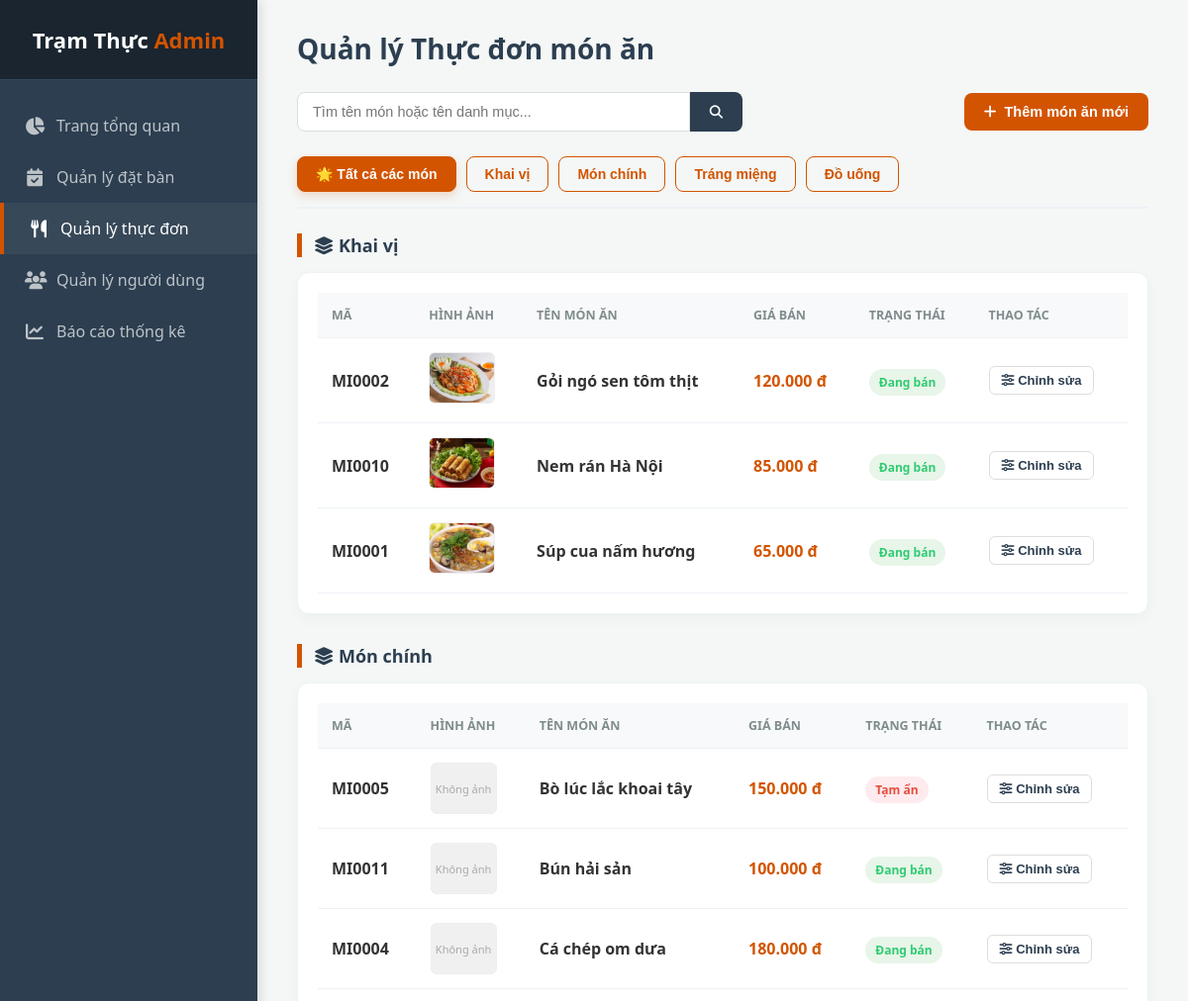
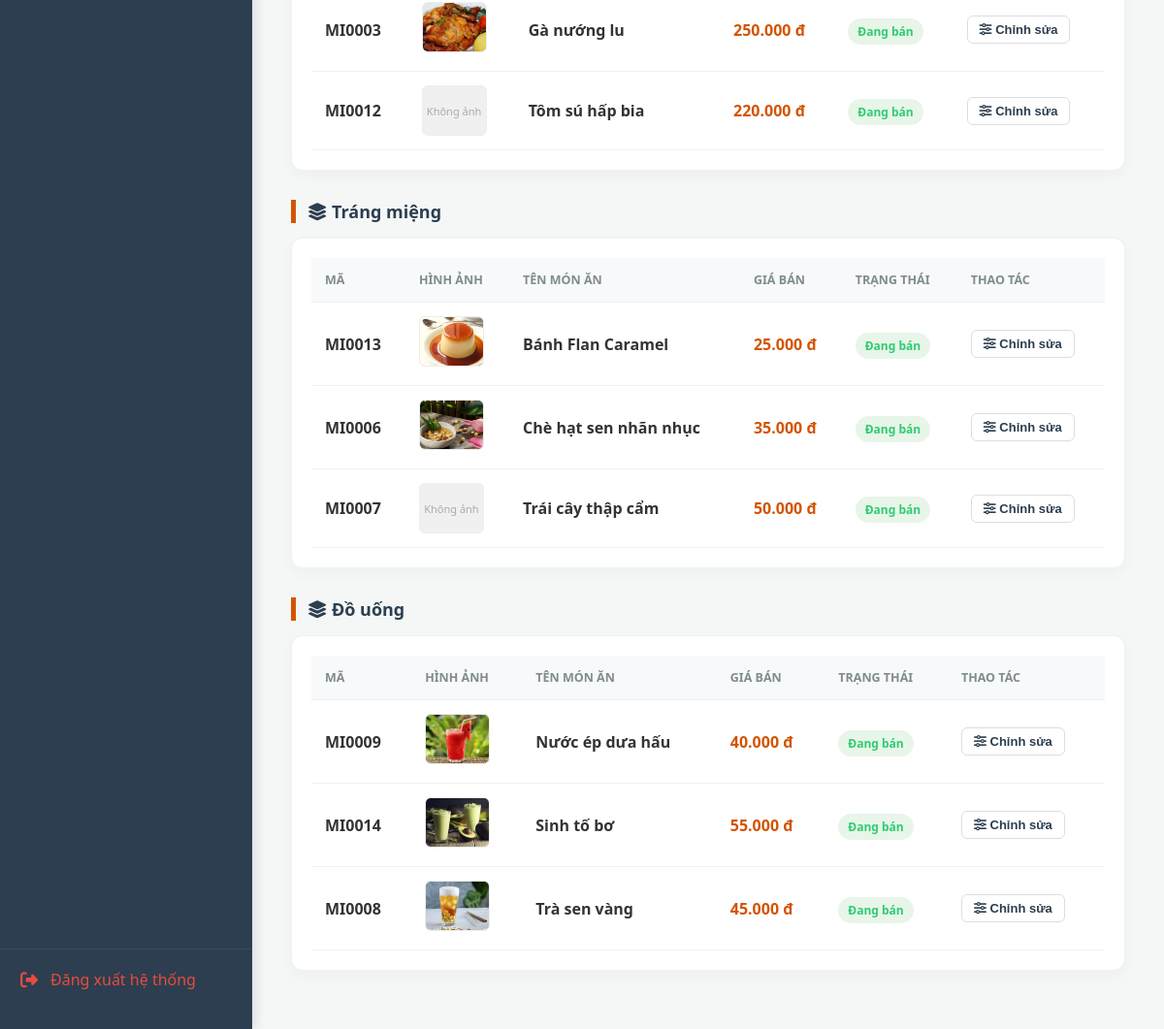
Page /admin_menu.php (signed in) on the committed database (2 pictures, top to bottom).
### tables this page shows
CREATE TABLE `MenuItems` (
  `menuItemId` char(6) NOT NULL,
  `categoryId` char(4) NOT NULL,
  `menuItemName` varchar(100) NOT NULL,
  `image` varchar(255) DEFAULT NULL,
  `price` decimal(10,0) NOT NULL CHECK (`price` > 0),
  `discountPrice` int(11) DEFAULT NULL,
  `description` varchar(500) DEFAULT NULL,
  `menuItemStatus` varchar(15) NOT NULL DEFAULT 'Hiển thị',
  `createDate` datetime NOT NULL DEFAULT current_timestamp(),
  `updateDate` datetime DEFAULT NULL ON UPDATE current_timestamp()
);

### admin_menu.php (the view, shortened to what this page needs)
<?php
require_once 'db.php';
$search_keyword = isset($_GET['search']) ? trim($_GET['search']) : '';
$sqlMenuItems = "
    SELECT m.*, c.categoryName
    FROM MenuItems m
    JOIN MenuCategories c ON m.categoryId = c.categoryId
";
$sqlMenuItems .= " ORDER BY c.categoryId ASC, m.menuItemName ASC";
$stmtMenu = $conn->prepare($sqlMenuItems);
if (!empty($search_keyword)) {
    $stmtMenu->execute([':search' => '%' . $search_keyword . '%']);
} else {
    $stmtMenu->execute();
}
$all_items = $stmtMenu->fetchAll(PDO::FETCH_ASSOC);
$menu_grouped = [];
foreach ($all_items as $item) {
    $cat = $item['categoryName'];
    if (!isset($menu_grouped[$cat])) {
        $menu_grouped[$cat] = [];
    }
    $menu_grouped[$cat][] = $item;
}
function getAdminImage($img) {
    $img = trim($img);
    if (file_exists('images/' . $img)) return 'images/' . $img;
    return '';
}
?>
<!DOCTYPE html>
<html lang="vi">
<head>
    <link rel="stylesheet" href="https://cdnjs.cloudflare.com/ajax/libs/font-awesome/6.4.0/css/all.min.css">
</head>
<body>
    <div class="sidebar">
        <div class="brand">Trạm Thực <span>Admin</span></div>
        <div class="menu">
            <a href="admin_dashboard.php"><i class="fa-solid fa-chart-pie"></i> Trang tổng quan</a>
            <a href="admin_reservations.php"><i class="fa-solid fa-calendar-check"></i> Quản lý đặt bàn</a>
            <a href="admin_menu.php" class="active"><i class="fa-solid fa-utensils"></i> Quản lý thực đơn</a>
            <a href="admin_users.php"><i class="fa-solid fa-users"></i> Quản lý người dùng</a>
            <a href="admin_reports.php"><i class="fa-solid fa-chart-line"></i> Báo cáo thống kê</a>
            <a href="logout.php" class="logout"><i class="fa-solid fa-right-from-bracket"></i> Đăng xuất hệ thống</a>
        </div>
    </div>
    <div class="main-content">
        <div class="header">
            <h2>Quản lý Thực đơn món ăn</h2>
        </div>
        <div class="control-bar">
            <form method="GET" action="admin_menu.php" class="search-form">
                <input type="text" name="search" class="search-input" placeholder="Tìm tên món hoặc tên danh mục..." value="<?= htmlspecialchars($search_keyword) ?>">
                <button type="submit" class="search-btn"><i class="fa-solid fa-magnifying-glass"></i></button>
            </form>
            <button class="btn-add-trigger" onclick="openAddModal()"><i class="fa-solid fa-plus"></i> Thêm món ăn mới</button>
        </div>
        <?php if (count($menu_grouped) > 0): ?>
            <div class="filter-tabs">
                <button class="filter-btn active" data-filter="all">🌟 Tất cả các món</button>
                <?php foreach (array_keys($menu_grouped) as $cat_name): ?>
                    <button class="filter-btn" data-filter="<?= md5($cat_name) ?>">
                        <?= htmlspecialchars($cat_name) ?>
                    </button>
                <?php endforeach; ?>
            </div>
            <?php foreach ($menu_grouped as $cat_name => $items): ?>
                <?php $cat_id = md5($cat_name); ?>
                <div class="category-block" id="<?= $cat_id ?>">
                    <h3 class="category-title"><i class="fa-solid fa-layer-group"></i> <?= htmlspecialchars($cat_name) ?></h3>
                    <div class="table-container">
                        <table>
                            <thead>
                                <tr>
                                    <th>Mã</th>
                                    <th>Hình Ảnh</th>
                                    <th>Tên Món Ăn</th>
                                    <th>Giá Bán</th>
                                    <th>Trạng Thái</th>
                                    <th>Thao Tác</th>
                                </tr>
                            </thead>
                            <tbody>
                                <?php foreach ($items as $row): ?>
                                    <?php
                                        $statusClass = ($row['menuItemStatus'] === 'Đang bán' || $row['menuItemStatus'] === 'Hiển thị') ? 'active' : 'inactive';
                                        $src = getAdminImage($row['image']);
                                    ?>
                                    <tr>
                                        <td><strong><?= $row['menuItemId'] ?></strong></td>
                                        <td>
                                            <?php if ($src !== ''): ?>
                                                <img src="<?= htmlspecialchars($src) ?>" class="dish-img">
                                            <?php else: ?>
                                                <div class="dish-img" style="display:flex;align-items:center;justify-content:center;font-size:11px;color:#aaa;">Không ảnh</div>
                                            <?php endif; ?>
                                        </td>
                                        <td><strong><?= htmlspecialchars($row['menuItemName']) ?></strong></td>
                                        <td><strong style="color:var(--primary);"><?= number_format($row['price'], 0, ',', '.') ?> đ</strong></td>
                                        <td><span class="status-badge <?= $statusClass ?>"><?= $row['menuItemStatus'] ?></span></td>
                                        <td>
                                            <button class="btn-action-edit" onclick="openEditModal(
                                                '<?= $row['menuItemId'] ?>',
                                                '<?= htmlspecialchars($row['menuItemName'], ENT_QUOTES) ?>',
                                                '<?= $row['categoryId'] ?>',
                                                '<?= $row['price'] ?>',
                                                '<?= htmlspecialchars($row['description'], ENT_QUOTES) ?>',
                                                '<?= $row['menuItemStatus'] ?>'
                                            )"><i class="fa-solid fa-sliders"></i> Chỉnh sửa</button>
                                        </td>
                                    </tr>
                                <?php endforeach; ?>
                            </tbody>
                        </table>
                    </div>
                </div>
            <?php endforeach; ?>
        <?php else: ?>
            <div class="table-container">
                <p style="text-align: center; color: #aaa; padding: 40px; margin: 0;">Không tìm thấy món ăn nào phù hợp với yêu cầu.</p>
            </div>
        <?php endif; ?>
    </div>
</body>
</html>

### admin_menu.php (style rules this page uses)
:root { --primary: #d35400; --dark: #2c3e50; --bg: #f4f7f6; --text: #333; }
body { font-family: 'Segoe UI', Arial, sans-serif; margin: 0; background-color: var(--bg); color: var(--text); display: flex; height: 100vh; overflow: hidden; }
.sidebar { width: 260px; background-color: var(--dark); color: #fff; display: flex; flex-direction: column; box-shadow: 4px 0 10px rgba(0,0,0,0.1); }
.sidebar .brand { padding: 25px 20px; text-align: center; font-size: 22px; font-weight: 800; background: #1a252f; border-bottom: 1px solid #34495e; }
.sidebar .brand span { color: var(--primary); }
.sidebar .menu { flex: 1; display: flex; flex-direction: column; padding: 20px 0; }
.sidebar .menu a { display: flex; align-items: center; padding: 15px 25px; color: #bdc3c7; text-decoration: none; font-weight: 500; gap: 12px; }
.sidebar .menu a.active, .sidebar .menu a:hover { background-color: rgba(255,255,255,0.05); color: #fff; border-left: 4px solid var(--primary); }
.sidebar .menu a i { width: 20px; text-align: center; font-size: 18px; }
.sidebar .menu a.logout { margin-top: auto; border-top: 1px solid #34495e; color: #e74c3c; padding: 20px; }
.main-content { flex: 1; padding: 30px 40px; overflow-y: auto; }
.header { display: flex; justify-content: space-between; align-items: center; margin-bottom: 25px; }
.header h2 { margin: 0; color: var(--dark); font-size: 28px; }
.control-bar { display: flex; justify-content: space-between; align-items: center; margin-bottom: 25px; gap: 20px; }
.search-form { display: flex; flex: 1; max-width: 450px; }
.search-input { width: 100%; padding: 11px 15px; border: 1px solid #dcdde1; border-radius: 8px 0 0 8px; font-size: 14.5px; outline: none; }
.search-btn { background: var(--dark); color: #fff; border: none; padding: 0 20px; border-radius: 0 8px 8px 0; cursor: pointer; transition: 0.2s; }
.btn-add-trigger { background: var(--primary); color: #fff; padding: 11px 20px; border: none; border-radius: 8px; font-weight: bold; cursor: pointer; display: flex; align-items: center; gap: 8px; font-size: 14.5px; transition: 0.2s; }
.filter-tabs { display: flex; flex-wrap: wrap; gap: 10px; margin-bottom: 25px; padding-bottom: 15px; border-bottom: 2px solid #edf2f7; }
.filter-btn { padding: 9px 18px; border: 1px solid var(--primary); background: transparent; color: var(--primary); border-radius: 8px; font-size: 14px; font-weight: bold; cursor: pointer; transition: all 0.3s ease; }
.filter-btn:hover, .filter-btn.active { background: var(--primary); color: #fff; box-shadow: 0 4px 10px rgba(211,84,0,0.2); }
.category-block { animation: fadeIn 0.4s ease; }
.category-title { color: var(--dark); border-left: 5px solid var(--primary); padding-left: 12px; margin: 15px 0 15px 0; font-size: 18px; }
.table-container { background: #fff; border-radius: 12px; padding: 20px; box-shadow: 0 5px 15px rgba(0,0,0,0.03); margin-bottom: 30px; border: 1px solid #edf2f7; }
table { width: 100%; border-collapse: collapse; }
th, td { padding: 14px; border-bottom: 1px solid #edf2f7; text-align: left; vertical-align: middle; }
th { background: #f8f9fa; color: #7f8c8d; font-size: 12.5px; text-transform: uppercase; }
.dish-img { width: 65px; height: 50px; object-fit: cover; border-radius: 6px; background-color: #f0f0f0; border: 1px solid #eee; }
.status-badge { padding: 5px 10px; border-radius: 20px; font-size: 12px; font-weight: bold; }
.status-badge.active { background: #e8f5e9; color: #2ecc71; }
.status-badge.inactive { background: #ffebee; color: #e74c3c; }
.btn-action-edit { background: none; border: 1px solid #dcdde1; color: var(--dark); padding: 6px 12px; border-radius: 6px; font-weight: 600; cursor: pointer; transition: 0.2s; font-size: 13px; }

### rows in the picture
menuitems: menuItemId "MI0002", image (picture), menuItemName "Gỏi ngó sen tôm thịt", price "120.000", menuItemStatus "Đang bán"
menuitems: menuItemId "MI0010", image (picture), menuItemName "Nem rán Hà Nội", price "85.000", menuItemStatus "Đang bán"
menuitems: menuItemId "MI0001", image (picture), menuItemName "Súp cua nấm hương", price "65.000", menuItemStatus "Đang bán"
menuitems: menuItemId "MI0005", shows "Không ảnh", menuItemName "Bò lúc lắc khoai tây", price "150.000", menuItemStatus "Tạm ẩn"
menuitems: menuItemId "MI0011", shows "Không ảnh", menuItemName "Bún hải sản", price "100.000", menuItemStatus "Đang bán"
menuitems: menuItemId "MI0004", shows "Không ảnh", menuItemName "Cá chép om dưa", price "180.000", menuItemStatus "Đang bán"
menuitems: menuItemId "MI0003", shows a picture, menuItemName "Gà nướng lu", price "250.000", menuItemStatus "Đang bán"
menuitems: menuItemId "MI0012", image "Không ảnh", menuItemName "Tôm sú hấp bia", price "220.000", menuItemStatus "Đang bán"
menuitems: menuItemId "MI0013", image (picture), menuItemName "Bánh Flan Caramel", price "25.000", menuItemStatus "Đang bán"
menuitems: menuItemId "MI0006", image (picture), menuItemName "Chè hạt sen nhãn nhục", price "35.000", menuItemStatus "Đang bán"
menuitems: menuItemId "MI0007", shows "Không ảnh", menuItemName "Trái cây thập cẩm", price "50.000", menuItemStatus "Đang bán"
menuitems: menuItemId "MI0009", image (picture), menuItemName "Nước ép dưa hấu", price "40.000", menuItemStatus "Đang bán"
menuitems: menuItemId "MI0014", image (picture), menuItemName "Sinh tố bơ", price "55.000", menuItemStatus "Đang bán"
menuitems: menuItemId "MI0008", shows a picture, menuItemName "Trà sen vàng", price "45.000", menuItemStatus "Đang bán"

### other values in the picture
$cat_name "Khai vị"
$cat_name "Món chính"
$cat_name "Tráng miệng"
$cat_name "Đồ uống"
